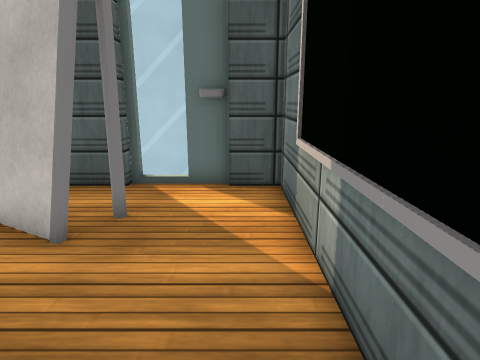
[1] (above)

16 first-person views from a walk through a 3-D level made in the Unity game engine. The camera is 1.2 m above the floor, tilts 14° down and sees 75° across. The floor is counted in squares, 0.5 m on a side. Each view is taken from the middle of a square. On the plan, view 1 faces up. The plan holds only what a view shows up to about 19 squares ahead; the rest is blank. The player character is not drawn. Some animated figures are left out. Some surface patterns are stand-ins.

[2]
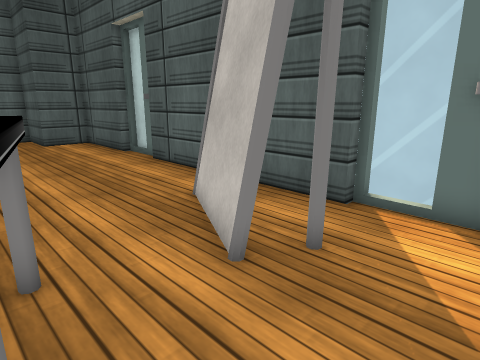

[3]
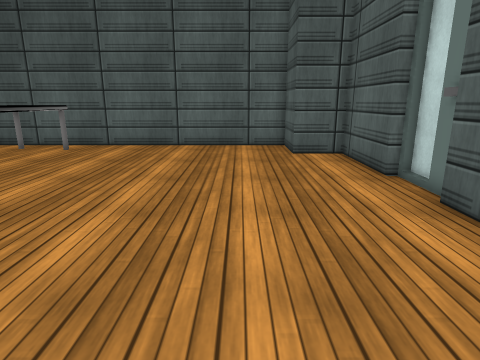

[4]
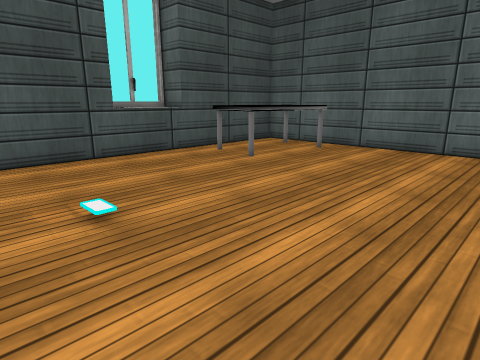

[5]
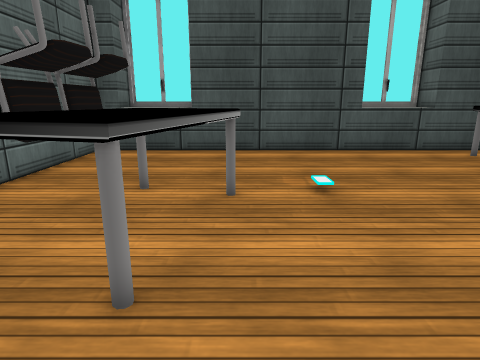

[6]
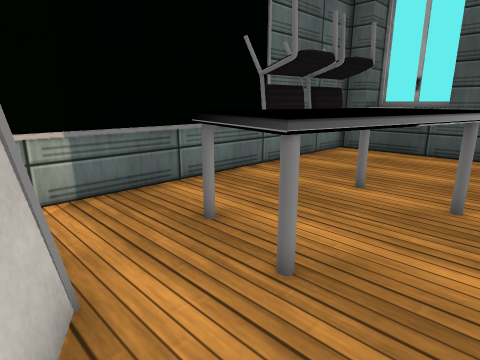

[7]
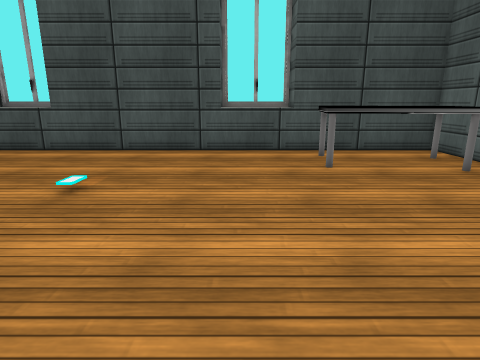

[8]
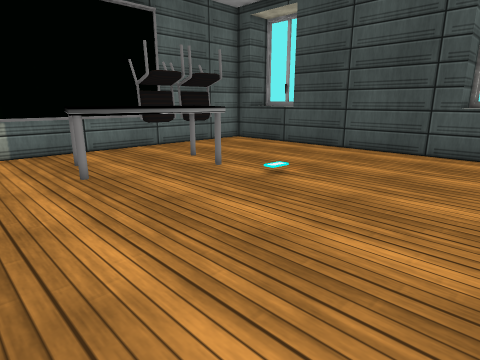

[9]
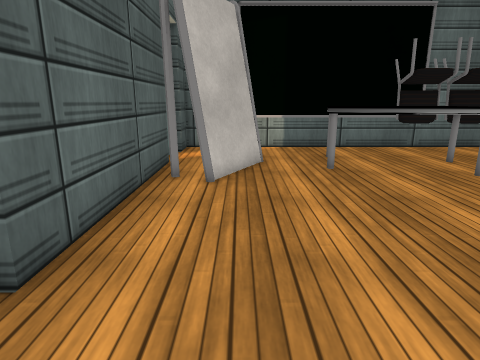

[10]
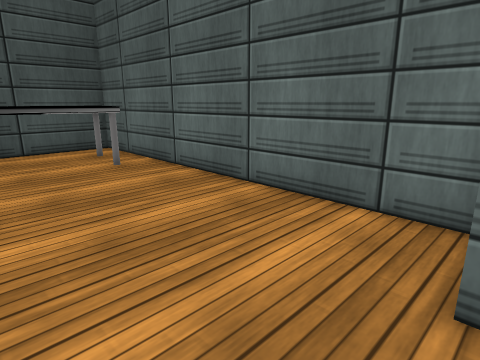

[11]
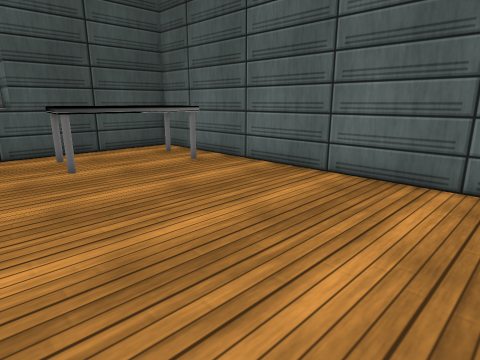

[12]
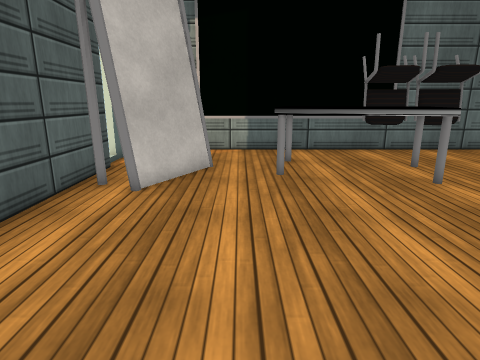

[13]
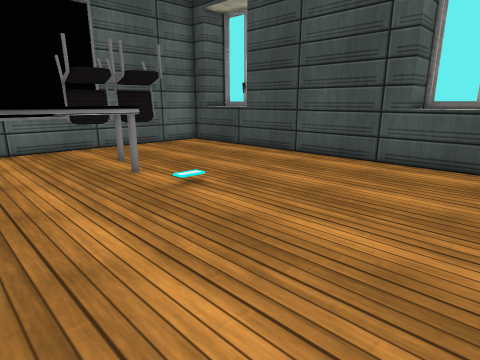

[14]
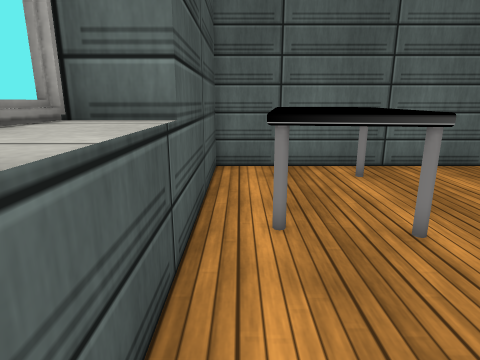

[15]
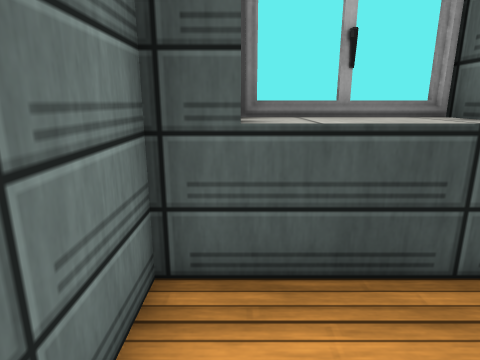

[16]
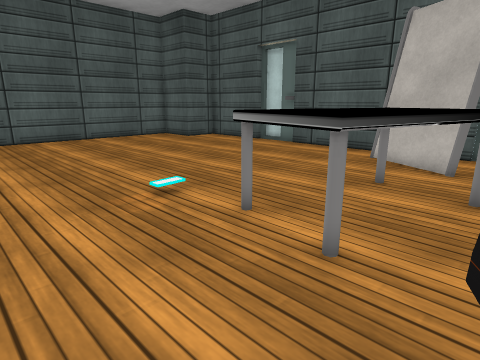

### Floor plan
Key: @ floor where view 1 was taken; # wall or solid block; x gap in a wall; . floor; = window, fence, low wall or low ledge; ^ raised ledge; T table; C chair; O other object.
Columns run from 23 left of view 1 to 1 right of it. Each row starts with its distance up from view 1.
 10         ###         #=#
  9    ######.###########.###
  8    #.............x......#
  7   ##.............OO.....#
  6 ## ...............OOO...#
  5 #...................O...#
  4 #.......................#
  3 #.................TT....#
  2 #.................T TT..#
  1 #.................T  T..#
  0 #.................T  T.@#
 -1 #................TT T...#
 -2 #................TT TCCC#
 -3 #..................TTCCC#
 -4 #....................CCC#
 -5 #.TTTTT..............CC.#
 -6 # T   TT..............C.#
 -7 #TT    T................#
 -8 # T T TT................#
 -9 #.......................#
-10 ########^^^#########^^^##
-11        #^^^^       #^^^^
-12        #^^^#       #^^^#

Where each view was taken, in squares from view 1:
view 1: 0 up, 0 right, facing up
view 2: 2 up, 0 right, facing up-left
view 3: 4 up, 5 left, facing left
view 4: 4 up, 6 left, facing down-left
view 5: 6 up, 6 left, facing down
view 6: 6 up, 7 left, facing down-right
view 7: 6 up, 13 left, facing down
view 8: 6 up, 15 left, facing down-right
view 9: 6 up, 16 left, facing right
view 10: 7 up, 16 left, facing down-left
view 11: 6 up, 13 left, facing down-left
view 12: 4 up, 15 left, facing right
view 13: 3 up, 16 left, facing down-right
view 14: 9 down, 11 left, facing left
view 15: 6 down, 0 right, facing down
view 16: 7 down, 1 left, facing up-left
